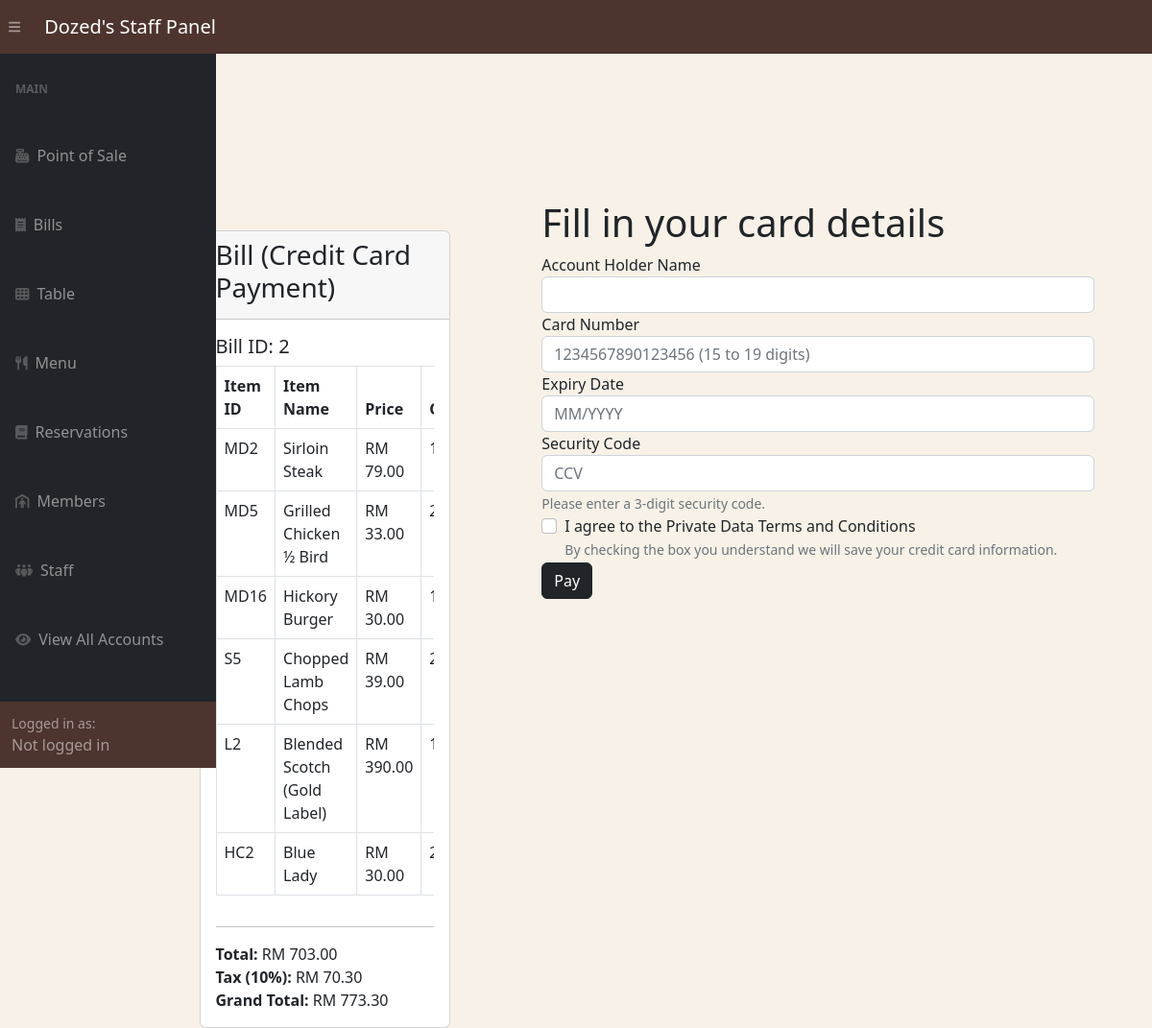
/adminSide/posBackend/posCardPayment.php?bill_id=2, run on the app's committed database.
### tables this page shows
CREATE TABLE IF NOT EXISTS Bill_Items (
  bill_item_id INT PRIMARY KEY AUTO_INCREMENT,
  bill_id INT,
  item_id VARCHAR(6),
  quantity INT,
  FOREIGN KEY (bill_id) REFERENCES Bills(bill_id),
  FOREIGN KEY (item_id) REFERENCES Menu(item_id)
);

CREATE TABLE IF NOT EXISTS Menu (
  item_id VARCHAR(6) PRIMARY KEY,
  item_name VARCHAR(255),
  item_type VARCHAR(255),
  item_category VARCHAR(255),
  item_price DECIMAL(10, 2),
  item_description VARCHAR(255)
);

### adminSide/posBackend/posCardPayment.php (the view, shortened to what this page needs)
<?php
require_once '../config.php';
include '../inc/dashHeader.php';
$bill_id = $_GET['bill_id'];
?>
<div class="container" style="margin-top: 15rem; margin-left: 4rem;">
    <div class="row justify-content-center">
        <div class="col-md-8">
            <div class="card">
                <div class="card-header">
                    <h3 class="card-title">Bill (Credit Card Payment)</h3>
                </div>
                <div class="card-body">
                    <h5>Bill ID: <?php echo $bill_id; ?></h5>
                    <div class="table-responsive">
                        <table class="table table-bordered">
                            <thead>
                                <tr>
                                    <th>Item ID</th>
                                    <th>Item Name</th>
                                    <th>Price</th>
                                    <th>Quantity</th>
                                </tr>
                            </thead>
                            <tbody>
            <?php
            $cart_query = "SELECT bi.*, m.item_name, m.item_price FROM bill_items bi
                           JOIN Menu m ON bi.item_id = m.item_id
                           WHERE bi.bill_id = '$bill_id'";
            $cart_result = mysqli_query($link, $cart_query);
            $cart_total = 0;
            $tax = 0.1;
            if ($cart_result && mysqli_num_rows($cart_result) > 0) {
                while ($cart_row = mysqli_fetch_assoc($cart_result)) {
                    $item_id = $cart_row['item_id'];
                    $item_name = $cart_row['item_name'];
                    $item_price = $cart_row['item_price'];
                    $quantity = $cart_row['quantity'];
                    $total = $item_price * $quantity;
                    $cart_total += $total;
                    echo '<tr>';
                    echo '<td>' . $item_id . '</td>';
                    echo '<td>' . $item_name . '</td>';
                    echo '<td>RM ' . number_format($item_price,2) . '</td>';
                    echo '<td>' . $quantity . '</td>';
                    echo '</tr>';
                }
            } else {
                echo '<tr><td colspan="6">No Items in Cart.</td></tr>';
            }
            ?>
        </tbody>
                        </table>
                    </div>
                    <hr>
                    <div class="text-right">
                        <?php
                        echo "<strong>Total:</strong> RM " . number_format($cart_total, 2) . "<br>";
                        echo "<strong>Tax (10%):</strong> RM " . number_format($cart_total * $tax, 2) . "<br>";
                        $GRANDTOTAL = $tax * $cart_total + $cart_total;
                        echo "<strong>Grand Total:</strong> RM " . number_format($GRANDTOTAL, 2);
                        ?>
                    </div>
                </div>
            </div>
        </div>
    </div>
</div>
<div id="card-payment" class="col-md-6 order-md-2" style="margin-top: 10rem; margin-right: 5rem;max-width: 40rem;">
    <div class="container-fluid pt-5 pl-3 pr-3">
        <h1>Fill in your card details</h1>
        <form action="creditCard.php?bill_id=<?php echo $bill_id; ?>" method="post">
            <div class="form-group">
                <label for="cardNameField">Account Holder Name</label>
                <input type="text" id="cardNameField" name="cardName" class="form-control" required>
            </div>
            <div class="form-group">
                <label for="cardField">Card Number</label>
                <input type="text" id="cardField" name="cardNumber" maxlength="19" minlength="15" class="form-control" placeholder="1234567890123456 (15 to 19 digits)" required>
            </div>
            <div class="form-group">
                <label for="expiryDate">Expiry Date</label>
                <input type="text" id="expiryDate" name="expiryDate" pattern="(0[1-9]|1[0-2])\/[0-9]{4}" maxlength="7" placeholder="MM/YYYY" class="form-control" required>
            </div>
            <div class="form-group">
                <label for="securityCode">Security Code</label>
                <input type="text" id="securityCode" name="securityCode" maxlength="3" class="form-control" placeholder="CCV" pattern="[0-9]{3}" required>
                <small class="form-text text-muted">Please enter a 3-digit security code.</small>
            </div>
            <div class="form-check">
                <input type="checkbox" class="form-check-input" id="privacyCheckbox" required>
                <label class="form-check-label" for="privacyCheckbox">I agree to the Private Data Terms and Conditions</label><br>
                <small id="privacyHelp" class="form-text text-muted">By checking the box you understand we will save your credit card information.</small>
            </div>
            <button type="submit" id="cardSubmit" class="btn btn-dark">Pay</button>
        </form>
    </div>
</div>
<?php include '../inc/dashFooter.php'; ?>

### adminSide/inc/dashHeader.php (style rules this page uses)
body { margin: 0; font-family: 'Segoe UI', Tahoma, Geneva, Verdana, sans-serif; background-color: #f8f1e7; }

### data on the page
bill_items: item "MD2", item.item_name "Sirloin Steak", item.item_price "79.00"
bill_items: item "MD5", item.item_name "Grilled Chicken ½ Bird", item.item_price "33.00"
bill_items: item "MD16", item.item_name "Hickory Burger", item.item_price "30.00"
bill_items: item "S5", item.item_name "Chopped Lamb Chops", item.item_price "39.00"
bill_items: item "L2", item.item_name "Blended Scotch (Gold Label)", item.item_price "390.00"
bill_items: item "HC2", item.item_name "Blue Lady", item.item_price "30.00"

### other printed values
$bill_id "2"
$cart_total "703.00"
$cart_total * $tax "70.30"
$GRANDTOTAL "773.30"
